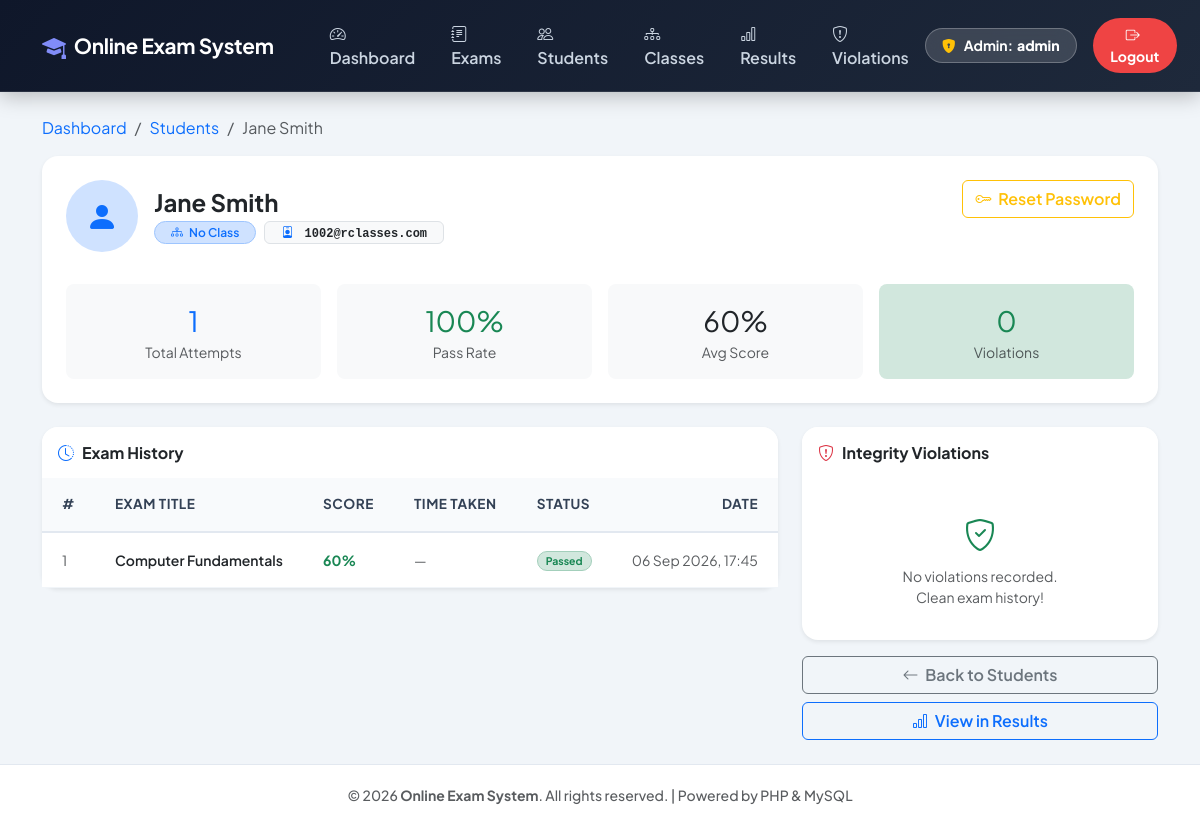
The app's page /admin/student-profile.php?id=2 (signed in), older data.
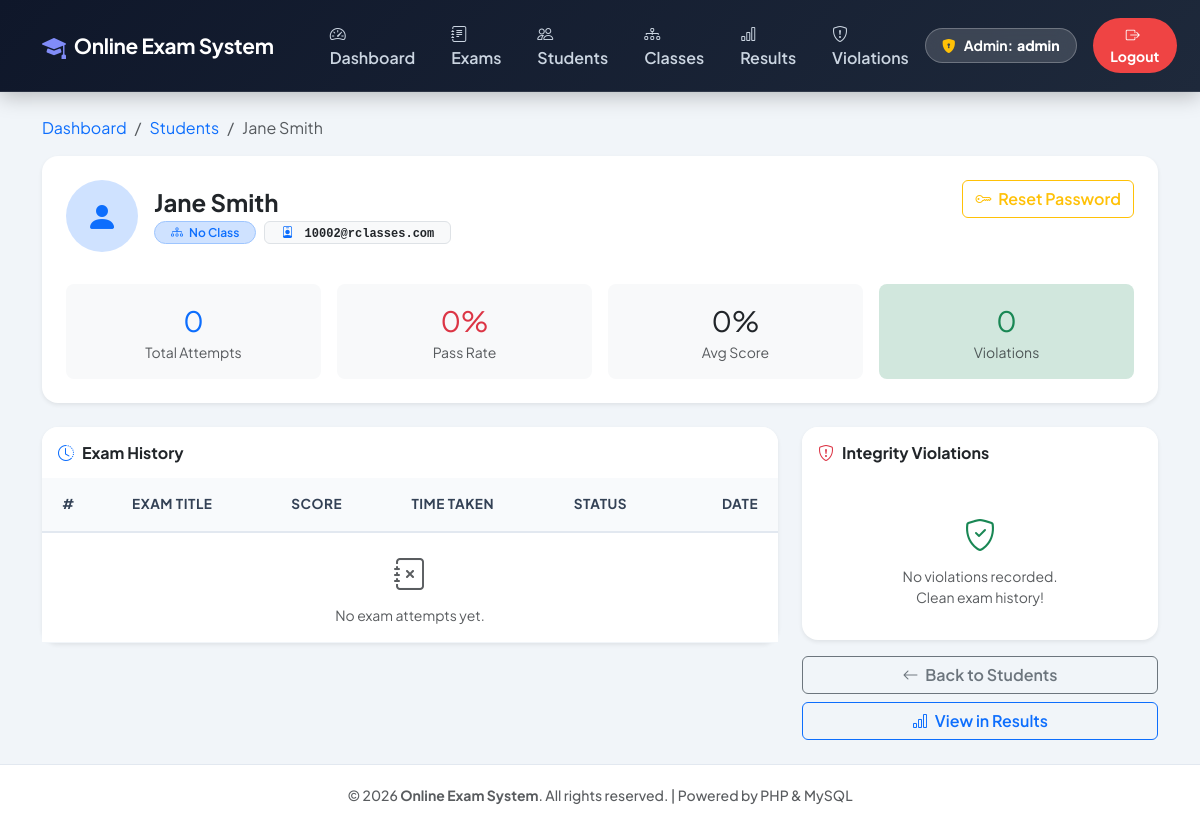
The same page, newer data.
### tables this page shows
CREATE TABLE IF NOT EXISTS `students` (
    `id`       INT AUTO_INCREMENT PRIMARY KEY,
    `name`     VARCHAR(100) NOT NULL,
    `email`    VARCHAR(100) NOT NULL UNIQUE,
    `password` VARCHAR(255) NOT NULL,
    `class_id` INT NULL,
    FOREIGN KEY (`class_id`) REFERENCES `classes`(`id`) ON DELETE SET NULL
);

CREATE TABLE IF NOT EXISTS `results` (
    `id`           INT AUTO_INCREMENT PRIMARY KEY,
    `student_id`   INT          NOT NULL,
    `exam_id`      INT          NOT NULL,
    `score`        INT          NOT NULL,
    `status`       VARCHAR(20)  NOT NULL DEFAULT 'published',
    `admin_feedback` TEXT       NULL,
    `attempted_at` DATETIME     NOT NULL DEFAULT CURRENT_TIMESTAMP,
    `evaluated_at` DATETIME     NULL,
    FOREIGN KEY (`student_id`) REFERENCES `students`(`id`) ON DELETE CASCADE,
    FOREIGN KEY (`exam_id`)    REFERENCES `exams`(`id`)    ON DELETE CASCADE
);

CREATE TABLE IF NOT EXISTS `exams` (
    `id`               INT AUTO_INCREMENT PRIMARY KEY,
    `title`            VARCHAR(150) NOT NULL,
    `duration_minutes` INT          NOT NULL DEFAULT 30,
    `result_mode`      VARCHAR(20)  NOT NULL DEFAULT 'instant',
    `start_at`         DATETIME     NULL,
    `end_at`           DATETIME     NULL
);

### admin/student-profile.php (the view, shortened to what the changed rows need)
<?php
include '../includes/header.php';
include '../config/db.php';
$student_id = (int)($_GET['id'] ?? 0);
$stmt = mysqli_prepare($conn,
    "SELECT s.*, c.name AS class_name
     FROM students s LEFT JOIN classes c ON s.class_id = c.id
     WHERE s.id = ?");
mysqli_stmt_bind_param($stmt, "i", $student_id);
mysqli_stmt_execute($stmt);
$student = mysqli_fetch_assoc(mysqli_stmt_get_result($stmt));
$stmt = mysqli_prepare($conn,
    "SELECT r.*, e.title AS exam_title, e.duration_minutes,
            es.time_taken_seconds
     FROM results r
     JOIN exams e ON r.exam_id = e.id
     LEFT JOIN exam_sessions es ON es.student_id = r.student_id AND es.exam_id = r.exam_id
     WHERE r.student_id = ?
     ORDER BY r.attempted_at DESC");
mysqli_stmt_bind_param($stmt, "i", $student_id);
mysqli_stmt_execute($stmt);
$results_res = mysqli_stmt_get_result($stmt);
$results = [];
while ($row = mysqli_fetch_assoc($results_res)) $results[] = $row;
$total_attempts = count($results);
$published = array_filter($results, fn($r) => $r['status'] === 'published');
$passed = count(array_filter($published, fn($r) => $r['score'] >= 50));
$pass_rate = count($published) > 0 ? round($passed / count($published) * 100) : 0;
$avg_score = count($published) > 0 ? round(array_sum(array_column(array_values($published), 'score')) / count($published), 1) : 0;
?>
<nav aria-label="breadcrumb" class="mb-3">
    <ol class="breadcrumb small">
        <li class="breadcrumb-item"><a href="dashboard.php" class="text-decoration-none">Dashboard</a></li>
        <li class="breadcrumb-item"><a href="manage-students.php" class="text-decoration-none">Students</a></li>
        <li class="breadcrumb-item active"><?php echo htmlspecialchars($student['name']); ?></li>
    </ol>
</nav>
<div class="card border-0 shadow-sm rounded-4 mb-4">
    <div class="card-body p-4">
        <div class="d-flex flex-wrap gap-4 align-items-start justify-content-between">
            <div class="d-flex gap-3 align-items-center">
                <div>
                    <h4 class="fw-bold mb-1"><?php echo htmlspecialchars($student['name']); ?></h4>
                    <div class="d-flex flex-wrap gap-2 align-items-center">
                        <span class="badge bg-primary-subtle text-primary border border-primary-subtle rounded-pill px-3 py-1 fw-semibold">
                            <i class="bi bi-diagram-3 me-1"></i>
                            <?php echo $student['class_name'] ? htmlspecialchars($student['class_name']) : 'No Class'; ?>
                        </span>
                        <span class="badge bg-light text-dark border font-monospace px-3 py-1">
                            <i class="bi bi-person-badge me-1 text-primary"></i>
                            <?php echo htmlspecialchars($student['email']); ?>
                        </span>
                    </div>
                </div>
            </div>
        </div>
        <div class="row g-3 mt-3">
            <div class="col-6 col-md-3">
                <div class="text-center p-3 bg-light rounded-3">
                    <div class="fw-extrabold fs-3 text-primary"><?php echo $total_attempts; ?></div>
                    <div class="text-muted small">Total Attempts</div>
                </div>
            </div>
            <div class="col-6 col-md-3">
                <div class="text-center p-3 bg-light rounded-3">
                    <div class="fw-extrabold fs-3 <?php echo $pass_rate >= 50 ? 'text-success' : 'text-danger'; ?>"><?php echo $pass_rate; ?>%</div>
                    <div class="text-muted small">Pass Rate</div>
                </div>
            </div>
            <div class="col-6 col-md-3">
                <div class="text-center p-3 bg-light rounded-3">
                    <div class="fw-extrabold fs-3 text-dark"><?php echo $avg_score; ?>%</div>
                    <div class="text-muted small">Avg Score</div>
                </div>
            </div>
        </div>
    </div>
</div>
<div class="row g-4">
    <div class="col-lg-8">
        <div class="card border-0 shadow-sm rounded-4">
            <div class="card-body p-0">
                <div class="table-responsive">
                    <table class="table custom-table align-middle mb-0 small">
                        <thead>
                            <tr>
                                <th class="ps-4">#</th>
                                <th>Exam Title</th>
                                <th>Score</th>
                                <th>Time Taken</th>
                                <th>Status</th>
                                <th class="pe-4 text-end">Date</th>
                            </tr>
                        </thead>
                        <tbody>
                            <?php if (empty($results)): ?>
                            <tr><td colspan="6" class="text-center text-muted py-5">
                                <i class="bi bi-journal-x fs-2 d-block mb-2"></i>No exam attempts yet.
                            </td></tr>
                            <?php else: $i = 1; foreach ($results as $r):
                                $pending = ($r['status'] ?? 'published') === 'pending';
                                $passed  = !$pending && $r['score'] >= 50;
                                $tt = (int)($r['time_taken_seconds'] ?? 0);
                            ?>
                            <tr>
                                <td class="ps-4 text-muted"><?php echo $i++; ?></td>
                                <td class="fw-semibold text-dark"><?php echo htmlspecialchars($r['exam_title']); ?></td>
                                <td>
                                    <?php if ($pending): ?>
                                        <span class="text-muted fst-italic">Pending</span>
                                    <?php else: ?>
                                        <span class="fw-bold <?php echo $passed ? 'text-success' : 'text-danger'; ?>">
                                            <?php echo $r['score']; ?>%
                                        </span>
                                    <?php endif; ?>
                                </td>
                                <td class="text-muted">
                                    <?php if ($tt > 0): echo floor($tt/60).'m '.($tt%60).'s'; else: echo '—'; endif; ?>
                                </td>
                                <td>
                                    <?php if ($pending): ?>
                                        <span class="badge bg-warning-subtle text-warning border border-warning-subtle rounded-pill px-2 py-1">Under Review</span>
                                    <?php elseif ($passed): ?>
                                        <span class="badge bg-success-subtle text-success border border-success-subtle rounded-pill px-2 py-1">Passed</span>
                                    <?php else: ?>
                                        <span class="badge bg-danger-subtle text-danger border border-danger-subtle rounded-pill px-2 py-1">Failed</span>
                                    <?php endif; ?>
                                </td>
                                <td class="pe-4 text-end text-muted"><?php echo date('d M Y, H:i', strtotime($r['attempted_at'])); ?></td>
                            </tr>
                            <?php endforeach; endif; ?>
                        </tbody>
                    </table>
                </div>
            </div>
        </div>
    </div>
</div>
<?php include '../includes/footer.php'; ?>

Row changes from the older to the newer data that the page shows:
removed results: pass_rate "100", status "60", exam.title "Computer Fundamentals", score "60", shows "Passed", attempted_at "06 Sep 2026, 17:45"
changed students "Jane Smith": email "1002@rclasses.com" → "10002@rclasses.com"
Text that changed along with them:
$total_attempts: "1" → "0"
$pass_rate: (not shown) → "0"
$avg_score: (not shown) → "0"
text now shown: "No exam attempts yet."
